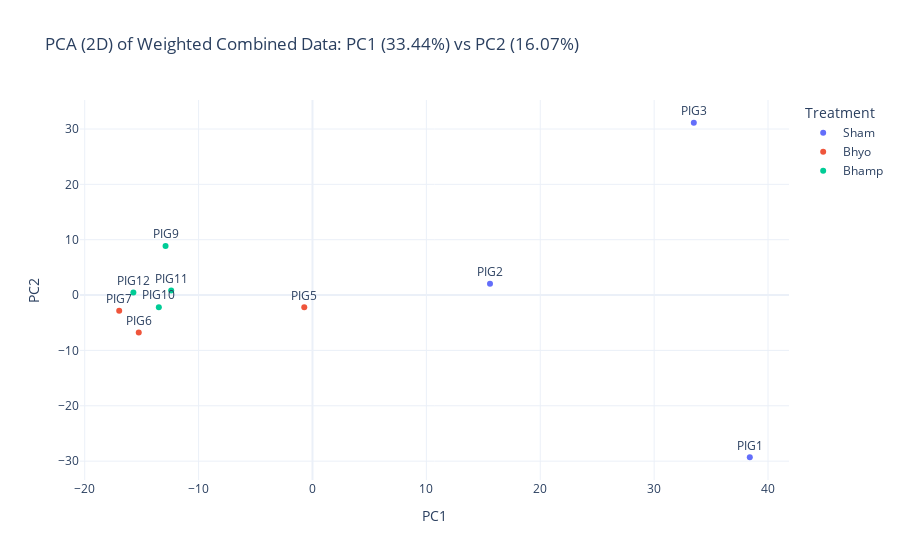

The notebook cell this image was saved under:
### Code cell
# Transpose data so that samples are rows and features are columns
data_transposed = weighted_combined_data.T

# Perform PCA (2 components)
pca = PCA(n_components=2)
pca_result = pca.fit_transform(data_transposed)

# Merge PCA results with metadata for labeling
pca_df = pd.DataFrame(pca_result, columns=["PC1", "PC2"], index=data_transposed.index)
pca_df = pca_df.merge(metadata_df[['Pig', 'Treatment']], left_index=True, right_on='Pig')

# Plotting PCA scatter plot with group coloring
fig = px.scatter(
    pca_df, x="PC1", y="PC2", color="Treatment", text="Pig",
    title=f"PCA (2D) of Weighted Combined Data: PC1 ({pca.explained_variance_ratio_[0]*100:.2f}%) vs PC2 ({pca.explained_variance_ratio_[1]*100:.2f}%)",
    labels={"PC1": "PC1", "PC2": "PC2"},
    template="plotly_white"
)
fig.update_traces(textposition='top center')
fig.show()
fig.write_html("./data/outputs/multiomic/pca_2d.html")

### Figure 1 — Plotly figure (JSON) as saved in the notebook; plotly's stock layout.template omitted (floating-point values rounded to 4 significant figures)
{"data": [{"hovertemplate": "Treatment=Sham<br>PC1=%{x}<br>PC2=%{y}<br>Pig=%{text}<extra></extra>", "legendgroup": "Sham", "marker": {"color": "#636efa", "symbol": "circle"}, "mode": "markers+text", "name": "Sham", "orientation": "v", "showlegend": true, "text": ["PIG1", "PIG2", "PIG3"], "textposition": "top center", "type": "scatter", "x": [38.4, 15.59, 33.48], "xaxis": "x", "y": [-29.3, 2.044, 31.13], "yaxis": "y"}, {"hovertemplate": "Treatment=Bhyo<br>PC1=%{x}<br>PC2=%{y}<br>Pig=%{text}<extra></extra>", "legendgroup": "Bhyo", "marker": {"color": "#EF553B", "symbol": "circle"}, "mode": "markers+text", "name": "Bhyo", "orientation": "v", "showlegend": true, "text": ["PIG5", "PIG6", "PIG7"], "textposition": "top center", "type": "scatter", "x": [-0.7203, -15.26, -16.97], "xaxis": "x", "y": [-2.216, -6.761, -2.829], "yaxis": "y"}, {"hovertemplate": "Treatment=Bhamp<br>PC1=%{x}<br>PC2=%{y}<br>Pig=%{text}<extra></extra>", "legendgroup": "Bhamp", "marker": {"color": "#00cc96", "symbol": "circle"}, "mode": "markers+text", "name": "Bhamp", "orientation": "v", "showlegend": true, "text": ["PIG9", "PIG10", "PIG11", "PIG12"], "textposition": "top center", "type": "scatter", "x": [-12.9, -13.49, -12.4, -15.73], "xaxis": "x", "y": [8.864, -2.187, 0.8039, 0.4503], "yaxis": "y"}], "layout": {"legend": {"title": {"text": "Treatment"}, "tracegroupgap": 0}, "title": {"text": "PCA (2D) of Weighted Combined Data: PC1 (33.44%) vs PC2 (16.07%)"}, "xaxis": {"anchor": "y", "domain": [0, 1], "title": {"text": "PC1"}}, "yaxis": {"anchor": "x", "domain": [0, 1], "title": {"text": "PC2"}}}}
